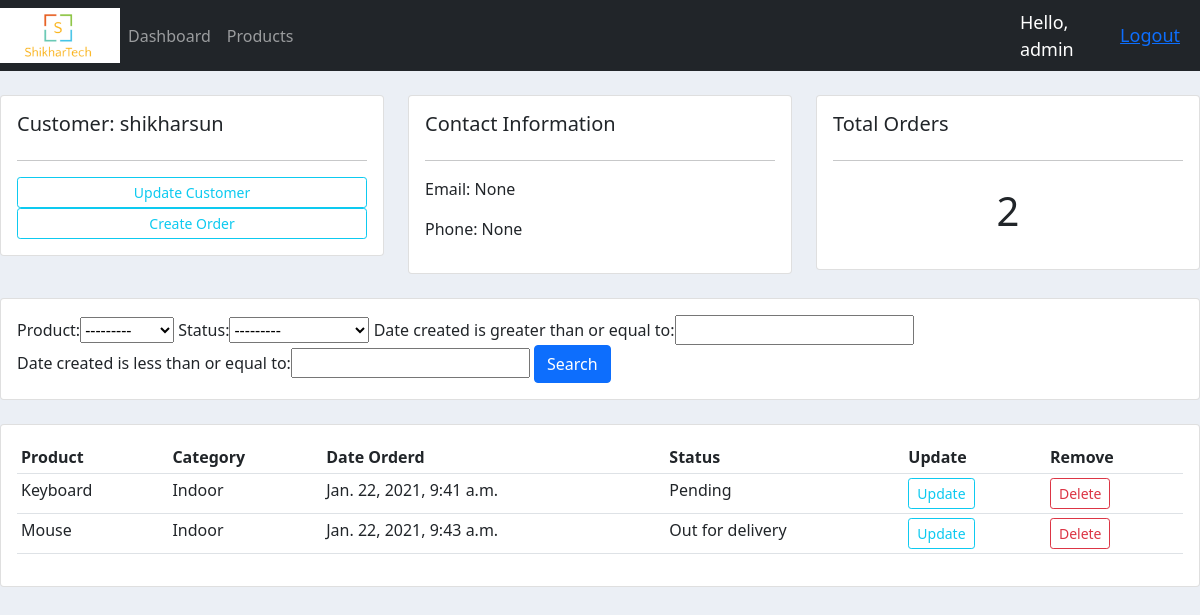
The page /accounts_app/customers/4/ (signed in) on the database its author committed.
### accounts/models.py (models this page shows, shortened)
class Customer(models.Model):
    user = models.OneToOneField(
        User, blank=True, null=True, on_delete=models.CASCADE)
    name = models.CharField(max_length=200, null=True)
    phone_no = models.CharField(max_length=200, null=True)
    email = models.CharField(max_length=200, null=True)
    profile_pic = models.ImageField(
        default="profile_pic.png", null=True, blank=True)
    date_created = models.DateTimeField(auto_now_add=True)

class Order(models.Model):
    STATUS = (
        ('Pending', 'Pending'),
        ('Out for delivery', 'Out for delivery'),
        ('Delivered', 'Delivered'),
    )
    customer = models.ForeignKey(Customer, null=True, on_delete=models.CASCADE)
    product = models.ForeignKey(Products, null=True, on_delete=models.CASCADE)
    date_created = models.DateTimeField(auto_now_add=True, null=True)
    status = models.CharField(max_length=200, choices=STATUS)

class Products(models.Model):
    CATEGORY = (
        ('Indoor', 'Indoor'),
        ('Outdoor', 'Outdoor'),
    )
    name = models.CharField(max_length=200, null=True)
    price = models.FloatField(null=True)
    category = models.CharField(max_length=200, null=True, choices=CATEGORY)
    discription = models.CharField(max_length=200, null=True, blank=True)
    date_created = models.DateTimeField(auto_now_add=True, null=True)
    Tags = models.ManyToManyField(Tag, blank=True)
    def __str__(self):
        return self.name

### accounts/decorators.py (the view)
        def wrapper(request, *args, **kwargs):
            group = None
            if request.user.groups.exists():
                group = request.user.groups.all()[0].name
            if group in allowed_roles:
                return view_func(request, *args, **kwargs)
            else:
                return HttpResponse('Not allowed to view this content')

### accounts/views.py (called while the page is built)
@login_required(login_url='login')
@allowed_user_group(allowed_roles=['admin'])
def customers(request, cus_id):
    customer = Customer.objects.get(id=cus_id)
    order_lis = Order.objects.filter(customer=customer)
    order_cnt = order_lis.count()
    myfilter = OrderFilter(request.GET, queryset=order_lis)
    order_lis = myfilter.qs
    context = {'customer': customer,
               'orders': order_lis, 'order_cnt': order_cnt, 'myfilter': myfilter}
    return render(request, 'accounts/customers.html', context)

### accounts/templates/accounts/customers.html
{% extends 'accounts/main.html' %}
{% block content %}
<br>
<div class="row">
	<div class="col-md">
		<div class="card card-body">
			<h5>Customer: {{customer.name}}</h5>
			<hr>
			<a class="btn btn-outline-info  btn-sm btn-block" href="">Update Customer</a>
			<a class="btn btn-outline-info  btn-sm btn-block" href="{% url 'create_order' customer.id %}">Create Order</a>
		</div>
	</div>
	<div class="col-md">
		<div class="card card-body">
			<h5>Contact Information</h5>
			<hr>
			<p>Email: {{customer.email}}</p>
			<p>Phone: {{customer.phone_no}}</p>
		</div>
	</div>
	<div class="col-md">
		<div class="card card-body">
			<h5>Total Orders</h5>
			<hr>
			<h1 style="text-align: center;padding: 10px">{{order_cnt}}</h1>
		</div>
	</div>
</div>
<br>
<div class="row">
	<div class="col">
		<div class="card card-body">
			<form method="get">
				{{myfilter.form}}
				<button class="btn btn-primary" type="submit">Search</button>
			</form>
		</div>
	</div>
</div>
<br>
<div class="row">
	<div class="col-md">
		<div class="card card-body">
			<table class="table table-sm">
				<tr>
					<th>Product</th>
					<th>Category</th>
					<th>Date Orderd</th>
					<th>Status</th>
					<th>Update</th>
					<th>Remove</th>
				</tr>
				{% for i in orders %}
					<tr>
						<td>{{i.product}}</td>
						<td>{{i.product.category}}</td>
						<td>{{i.date_created}}</td>
						<td>{{i.status}}</td>
						<td><a class="btn btn-outline-info  btn-sm btn-block" href="{% url 'update_order' i.id %}">Update</a></td>
						<td><a class="btn btn-outline-danger  btn-sm btn-block" href="{% url 'delete_order' i.id %}">Delete</a></td>
					</tr>
				{% endfor %}
			</table>
		</div>
	</div>
</div>
{% endblock %}

### accounts/templates/accounts/navbar.html (shortened to what this page needs)
{% load static %}
<nav class="navbar navbar-expand-lg navbar-dark bg-dark">
    <img src="{% static 'images/logo.png' %}" alt="Logo">
    <div class="collapse navbar-collapse" id="navbarNavDropdown">
      <ul class="navbar-nav">
        {% if request.user.is_staff %}
        <li class="nav-item">
          <a class="nav-link" href="{% url 'home'%}">Dashboard</a>
        </li>
        <li class="nav-item">
          <a class="nav-link" href="{% url 'products' %}">Products</a>
        </li>
        {% endif %}
      </ul>
    </div>
    <span class="user_msg">Hello, {{request.user}}</span>
    <span class="user_msg"><a href="{% url 'logout'%}">Logout</a></span>
  </nav>

### static/css/main.css (style rules this page uses)
img { max-width: 10%; max-height: 10%; }
body { background-color: #ebeff5; }

### accounts/templates/accounts/navbar.html (style rules this page uses)
.user_msg { font-size: 18px; color: #fff; margin-right: 20px; }

### rows shown on the page
Customer: name "shikharsun", email "None", phone_no "None"
Order: product "Keyboard", product.category "Indoor", date_created "Jan. 22, 2021, 9:41 a.m.", status "Pending"
Order: product "Mouse", product.category "Indoor", date_created "Jan. 22, 2021, 9:43 a.m.", status "Out for delivery"

### other values the page prints
{{ request.user }} "admin"
{{ order_cnt }} "2"
